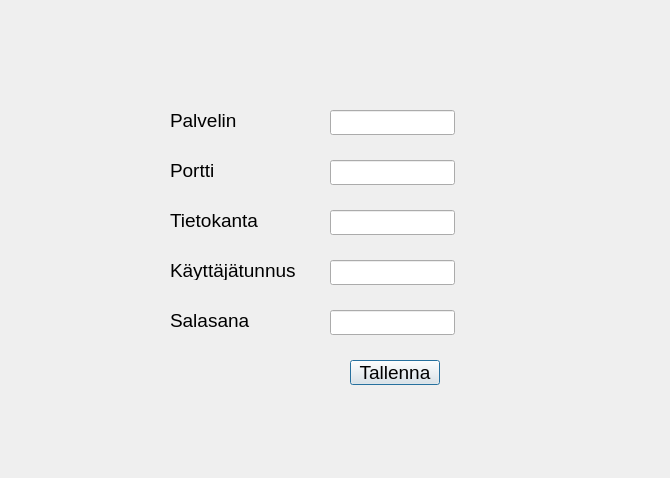
<?xml version="1.0" encoding="UTF-8"?>
<ui version="4.0">
 <class>Dialog</class>
 <widget class="QDialog" name="Dialog">
  <property name="geometry">
   <rect>
    <x>0</x>
    <y>0</y>
    <width>670</width>
    <height>478</height>
   </rect>
  </property>
  <property name="windowTitle">
   <string>Dialog</string>
  </property>
  <widget class="QLineEdit" name="tietokantaLineEdit">
   <property name="geometry">
    <rect>
     <x>330</x>
     <y>210</y>
     <width>125</width>
     <height>25</height>
    </rect>
   </property>
   <property name="font">
    <font>
     <pointsize>12</pointsize>
    </font>
   </property>
  </widget>
  <widget class="QLineEdit" name="passwordLineEdit">
   <property name="geometry">
    <rect>
     <x>330</x>
     <y>310</y>
     <width>125</width>
     <height>25</height>
    </rect>
   </property>
   <property name="font">
    <font>
     <pointsize>12</pointsize>
    </font>
   </property>
   <property name="echoMode">
    <enum>QLineEdit::Password</enum>
   </property>
  </widget>
  <widget class="QLabel" name="porttiLabel">
   <property name="geometry">
    <rect>
     <x>170</x>
     <y>160</y>
     <width>100</width>
     <height>20</height>
    </rect>
   </property>
   <property name="font">
    <font>
     <pointsize>14</pointsize>
    </font>
   </property>
   <property name="text">
    <string>Portti</string>
   </property>
  </widget>
  <widget class="QLabel" name="tietokantaLabel">
   <property name="geometry">
    <rect>
     <x>170</x>
     <y>210</y>
     <width>100</width>
     <height>20</height>
    </rect>
   </property>
   <property name="font">
    <font>
     <pointsize>14</pointsize>
    </font>
   </property>
   <property name="text">
    <string>Tietokanta</string>
   </property>
  </widget>
  <widget class="QLineEdit" name="porttiLineEdit">
   <property name="geometry">
    <rect>
     <x>330</x>
     <y>160</y>
     <width>125</width>
     <height>25</height>
    </rect>
   </property>
   <property name="font">
    <font>
     <pointsize>12</pointsize>
    </font>
   </property>
  </widget>
  <widget class="QLabel" name="kayttajatunnusLabel">
   <property name="geometry">
    <rect>
     <x>170</x>
     <y>260</y>
     <width>140</width>
     <height>20</height>
    </rect>
   </property>
   <property name="font">
    <font>
     <pointsize>14</pointsize>
    </font>
   </property>
   <property name="text">
    <string>Käyttäjätunnus</string>
   </property>
  </widget>
  <widget class="QLineEdit" name="palvelinLineEdit">
   <property name="geometry">
    <rect>
     <x>330</x>
     <y>110</y>
     <width>125</width>
     <height>25</height>
    </rect>
   </property>
   <property name="font">
    <font>
     <pointsize>12</pointsize>
    </font>
   </property>
  </widget>
  <widget class="QPushButton" name="tallennaPushButton">
   <property name="geometry">
    <rect>
     <x>350</x>
     <y>360</y>
     <width>90</width>
     <height>25</height>
    </rect>
   </property>
   <property name="font">
    <font>
     <pointsize>14</pointsize>
    </font>
   </property>
   <property name="text">
    <string>Tallenna</string>
   </property>
  </widget>
  <widget class="QLineEdit" name="KayttajatunnusLineEdit">
   <property name="geometry">
    <rect>
     <x>330</x>
     <y>260</y>
     <width>125</width>
     <height>25</height>
    </rect>
   </property>
   <property name="font">
    <font>
     <pointsize>12</pointsize>
    </font>
   </property>
  </widget>
  <widget class="QLabel" name="palvelinLabel">
   <property name="geometry">
    <rect>
     <x>170</x>
     <y>110</y>
     <width>100</width>
     <height>20</height>
    </rect>
   </property>
   <property name="font">
    <font>
     <pointsize>14</pointsize>
    </font>
   </property>
   <property name="text">
    <string>Palvelin</string>
   </property>
  </widget>
  <widget class="QLabel" name="passwordLabel">
   <property name="geometry">
    <rect>
     <x>170</x>
     <y>310</y>
     <width>100</width>
     <height>20</height>
    </rect>
   </property>
   <property name="font">
    <font>
     <pointsize>14</pointsize>
    </font>
   </property>
   <property name="text">
    <string>Salasana</string>
   </property>
  </widget>
 </widget>
 <resources/>
 <connections/>
</ui>
